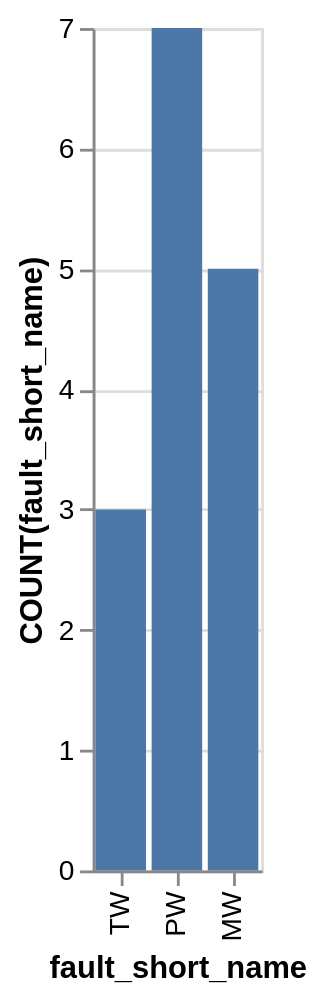

Source (Vega-Lite JSON):
### Vega-Lite specification from a JSON file in a GitHub repository (floating-point values rounded to 4 significant figures)
{"data": {"values": [{"x_data": "MW", "y_data": 5}, {"x_data": "PW", "y_data": 7}, {"x_data": "TW", "y_data": 3}]}, "mark": "bar", "encoding": {"x": {"field": "x_data", "type": "nominal", "title": "fault_short_name", "sort": "descending"}, "y": {"field": "y_data", "type": "quantitative", "title": "COUNT(fault_short_name)"}}}
